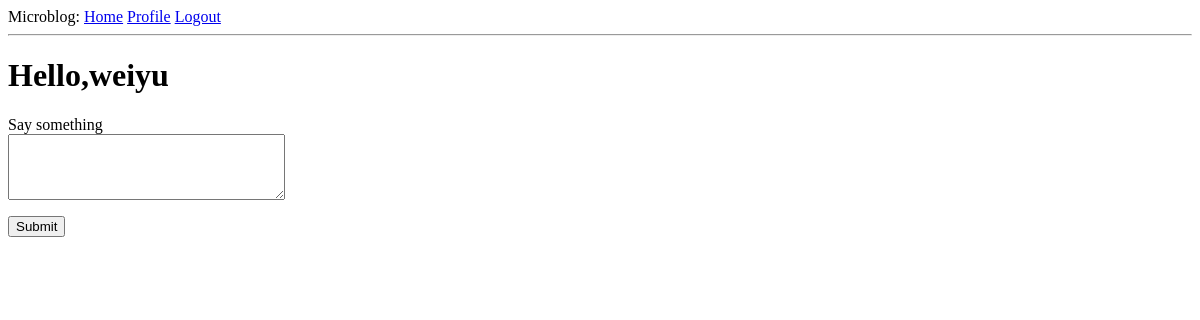
Before: /index (signed in) with the older database file.
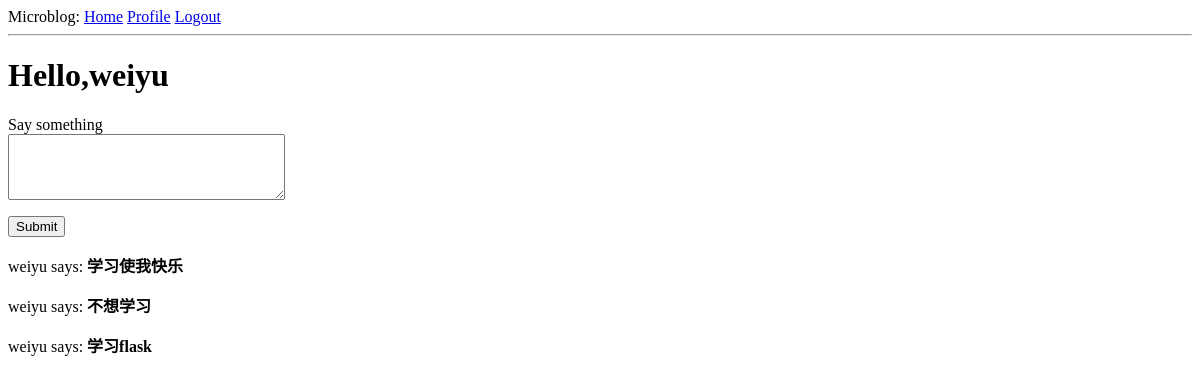
After: the same page with the newer database file.
### src/models.py (models this page shows, shortened)
class Post(db.Model):
    id = dn=db.Column(db.Integer,primary_key=True)
    body = db.Column(db.String(140))
    timestamp = db.Column(db.DateTime,index=True,default=datetime.utcnow) #使用UTC时间
    user_id = db.Column(db.Integer,db.ForeignKey('user.id'))

class User(UserMixin, db.Model):
    id = db.Column(db.Integer,primary_key = True)
    username = db.Column(db.String(64),index=True,unique=True )
    email = db.Column(db.String(120),index=True,unique=True)
    password_hash = db.Column(db.String(128))
    posts = db.relationship('Post',backref='author',lazy='dynamic')
    about_me = db.Column(db.String(140))
    last_seen = db.Column(db.DateTime,default=datetime.utcnow)
    followed = db.relationship(
        'User', secondary=followers,
        primaryjoin=(followers.c.follower_id == id),
        secondaryjoin=(followers.c.followed_id == id),
        backref=db.backref('followers', lazy='dynamic'), lazy='dynamic')
    @login.user_loader
    def load_user(id):
        return User.query.get(int(id))
    def followed_posts(self):
        followed = Post.query.join(
            followers, (followers.c.followed_id == Post.user_id)).filter(
                followers.c.follower_id == self.id)
        own = Post.query.filter_by(user_id=self.id)
        return followed.union(own).order_by(Post.timestamp.desc())

### src/routes.py (the view)
@app.route('/', methods=['GET', 'POST'])
@app.route('/index', methods=['GET', 'POST'])
@login_required
def index():
    form = PostForm()
    if form.validate_on_submit():
        post = Post(body=form.post.data,author=current_user)
        db.session.add(post)
        db.session.commit()
        flash('Your post is now live!')
        return redirect(url_for('index'))  #Post/Redirect/Get 重定向向浏览器返送302响应，浏览器会重新发起get请求
    posts = current_user.followed_posts().all()
    return render_template('index.html', title = 'Home', form=form,posts = posts)

### src/forms.py
class PostForm(FlaskForm):
    post = TextAreaField('Say something', validators=[DataRequired(),Length(min=1,max=140)])
    submit = SubmitField('Submit')

### src/routes.py (called while the page is built)
@app.before_request
def before_request():
    if current_user.is_authenticated:
        current_user.last_seen = datetime.utcnow()
        db.session.commit()

### src/templates/index.html (shortened to what this page needs)
{% extends 'base.html' %}
{% block content %}
    <h1> Hello,{{current_user.username}}</h1>
    <form action="" method="post">
        <p>
            {{ form.post.label }}<br>
            {{ form.post(cols=32, rows=4) }}<br>
        </p>
        <p> {{ form.submit()}} </p>
    </form>
    {% for post in posts %}
        <div>  <p> {{post.author.username}} says: <b> {{post.body}}</b> </p></div>
    {% endfor %}
{% endblock %}

Changed rows visible on the page:
added Post: author.username "weiyu", body "学习使我快乐"
added Post: author.username "weiyu", body "不想学习"
added Post: author.username "weiyu", body "学习flask"
